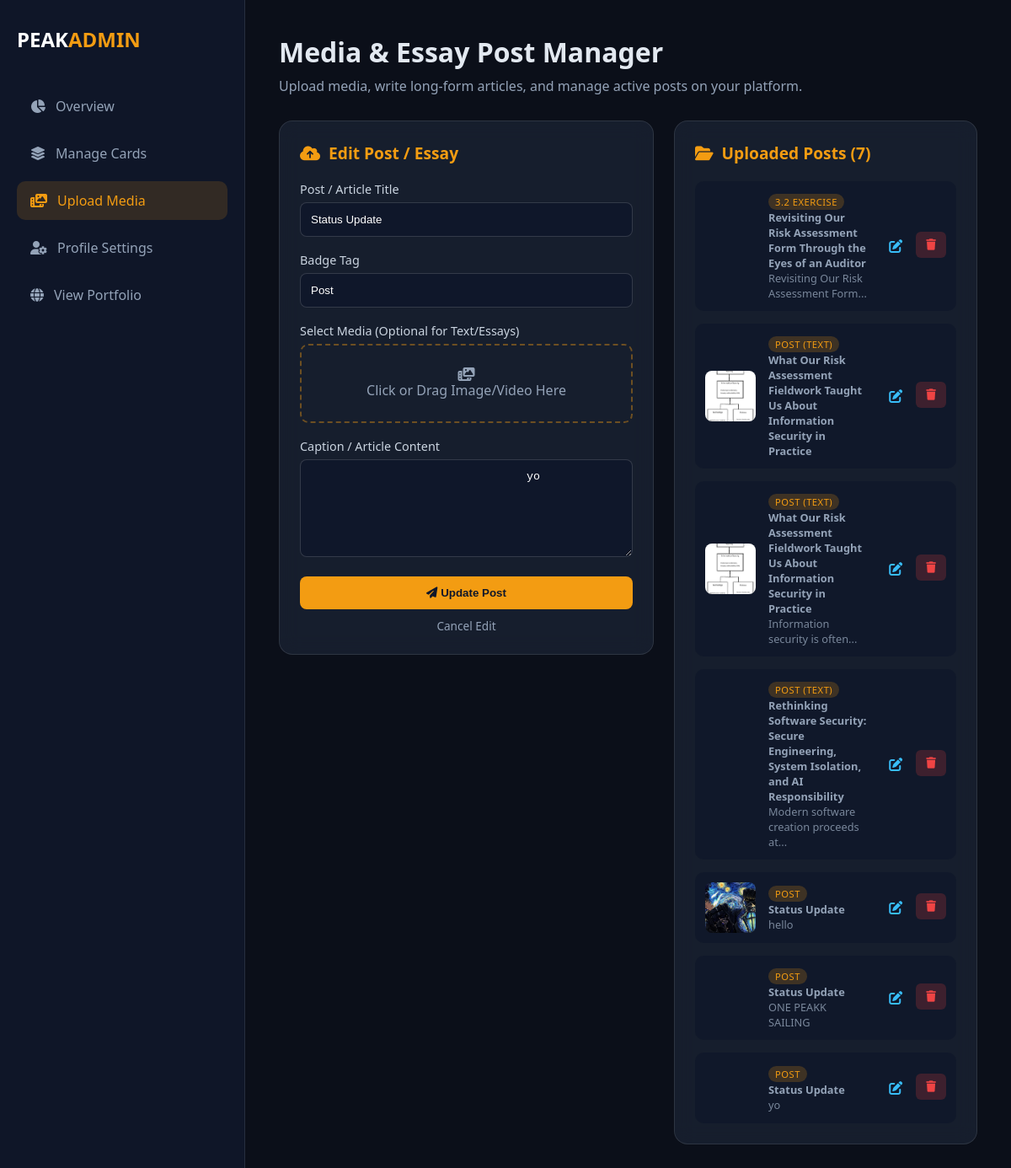
The app's page /dashboard/post?edit_id=1 (signed in) with its own data.
### app.py (models this page shows)
class MediaUpload(db.Model):
    id = db.Column(db.Integer, primary_key=True)
    title = db.Column(db.String(100), nullable=True)
    caption = db.Column(db.Text, nullable=True)
    badge = db.Column(db.String(50), default="Featured")
    filename = db.Column(db.String(255), nullable=True)
    media_type = db.Column(db.String(10), nullable=True)
    created_at = db.Column(db.DateTime, default=datetime.utcnow)

### app.py (the view)
@app.route('/dashboard/post')
@login_required
def dashboard_post():
    edit_id = request.args.get('edit_id', type=int)
    edit_post = MediaUpload.query.get(edit_id) if edit_id else None
    uploads = MediaUpload.query.order_by(MediaUpload.id.desc()).all()
    return render_template('dashboard_post.html', uploads=uploads, edit_post=edit_post)

### app.py (called while the page is built)
@login_manager.user_loader
def load_user(user_id):
    return db.session.get(User, int(user_id))

### templates/dashboard_post.html (shortened to what this page needs)
<!DOCTYPE html>
<html lang="en">
<head>
    <link rel="stylesheet" href="https://cdnjs.cloudflare.com/ajax/libs/font-awesome/6.4.0/css/all.min.css">
    <link rel="stylesheet" href="{{ url_for('static', filename='css/dashboard.css') }}">
</head>
<body class="dashboard-body">
    <div class="dashboard-container">
        <aside class="dashboard-sidebar">
            <div class="brand">
                <h2>PEAK<span>ADMIN</span></h2>
            </div>
            <nav class="dash-nav">
                <a href="{{ url_for('dashboard') }}">
                    <i class="fa-solid fa-chart-pie"></i> Overview
                </a>
                <a href="{{ url_for('dashboard_cards') }}">
                    <i class="fa-solid fa-layer-group"></i> Manage Cards
                </a>
                <a href="{{ url_for('dashboard_post') }}" class="active">
                    <i class="fa-solid fa-photo-film"></i> Upload Media
                </a>
                <a href="{{ url_for('dashboard_profile_page') }}">
                    <i class="fa-solid fa-user-gear"></i> Profile Settings
                </a>
                <a href="{{ url_for('home') }}">
                    <i class="fa-solid fa-globe"></i> View Portfolio
                </a>
            </nav>
        </aside>
        <main class="dashboard-content">
            <header class="dash-header">
                <h1>Media & Essay Post Manager</h1>
                <p>Upload media, write long-form articles, and manage active posts on your platform.</p>
            </header>
            <div class="dash-grid">
                <div class="dash-card">
                    <h3>
                        <i class="fa-solid fa-cloud-arrow-up"></i>
                        {% if edit_post %}Edit Post / Essay{% else %}New Media or Essay Post{% endif %}
                    </h3>
                    <form action="{% if edit_post %}{{ url_for('update_media', upload_id=edit_post.id) }}{% else %}{{ url_for('upload_media') }}{% endif %}"
                          method="POST"
                          enctype="multipart/form-data"
                          class="dash-form">
                        <div class="form-group">
                            <label for="title">Post / Article Title</label>
                            <input type="text" id="title" name="title" class="form-control"
                                   placeholder="e.g. Rethinking Software Security..."
                                   value="{{ edit_post.title if edit_post else '' }}">
                        </div>
                        <div class="form-group">
                            <label for="badge">Badge Tag</label>
                            <input type="text" id="badge" name="badge" class="form-control"
                                   placeholder="e.g. POST (TEXT), Article, Essay"
                                   value="{{ edit_post.badge if edit_post else 'POST (TEXT)' }}">
                        </div>
                        <div class="form-group">
                            <label>Select Media (Optional for Text/Essays)</label>
                            <div class="file-upload-wrapper">
                                <div class="file-dummy">
                                    <i class="fa-solid fa-photo-film"></i>
                                    <span id="file-label">Click or Drag Image/Video Here</span>
                                </div>
                            </div>
                        </div>
                        <div class="form-group">
                            <label for="caption_editor">Caption / Article Content</label>
                            <textarea id="caption_editor" name="caption" rows="6">
                                {{ edit_post.caption if edit_post else '' }}
                            </textarea>
                        </div>
                        <div class="form-actions" style="margin-top: 15px;">
                            <button type="submit" class="btn-submit">
                                <i class="fa-solid fa-paper-plane"></i>
                                {% if edit_post %}Update Post{% else %}Post Media{% endif %}
                            </button>
                            {% if edit_post %}
                                <a href="{{ url_for('dashboard_post') }}"
                                   style="display: block; text-align: center; color: #94a3b8; margin-top: 10px; text-decoration: none; font-size: 0.85rem;">
                                    Cancel Edit
                                </a>
                            {% endif %}
                        </div>
                    </form>
                </div>
                <div class="dash-card">
                    <h3><i class="fa-solid fa-folder-open"></i> Uploaded Posts ({{ uploads|length if uploads else 0 }})</h3>
                    <div class="card-list">
                        {% if uploads %}
                            {% for item in uploads %}
                            <div class="card-item">
                                <div class="thumb-box">
                                    {% if item.filename %}
                                        {% if item.media_type == 'image' %}
                                            <img src="{{ url_for('static', filename='uploads/' + item.filename) }}" alt="Media">
                                        {% else %}
                                            <video src="{{ url_for('static', filename='uploads/' + item.filename) }}" muted></video>
                                        {% endif %}
                                    {% else %}
                                        <div style="display: flex; align-items: center; justify-content: center; height: 100%; background: #1e293b; color: #f59e0b;">
                                            <i class="fa-solid fa-file-lines" style="font-size: 1.5rem;"></i>
                                        </div>
                                    {% endif %}
                                </div>
                                <div class="card-info">
                                    <span class="badge">{{ item.badge or item.media_type|upper or 'POST' }}</span>
                                    <p><strong>{{ item.title or 'Untitled Post' }}</strong></p>
                                    <p style="font-size: 0.8rem; opacity: 0.8;">{{ item.caption|striptags|truncate(40) }}</p>
                                </div>
                                <div class="card-actions" style="display: flex; gap: 6px;">
                                    <a href="{{ url_for('dashboard_post', edit_id=item.id) }}" class="btn-edit" title="Edit Post" style="padding: 6px 10px; color: #38bdf8;">
                                        <i class="fa-solid fa-pen-to-square"></i>
                                    </a>
                                    <form action="{{ url_for('delete_media', upload_id=item.id) }}" method="POST" onsubmit="return confirm('Delete this media file?');" style="margin: 0;">
                                        <button type="submit" class="btn-delete" title="Delete Media">
                                            <i class="fa-solid fa-trash"></i>
                                        </button>
                                    </form>
                                </div>
                            </div>
                            {% endfor %}
                        {% else %}
                            <p class="empty-msg">No media uploads found. Use the form to post videos, images, or articles!</p>
                        {% endif %}
                    </div>
                </div>
            </div>
        </main>
    </div>
</body>
</html>

### static/css/dashboard.css (style rules this page uses)
body.dashboard-body { background-color: #0b0f19; color: #e2e8f0; font-family: 'Segoe UI', Tahoma, Geneva, Verdana, sans-serif; margin: 0; padding: 0; }
.dashboard-container { display: flex; min-height: 100vh; }
.dashboard-sidebar { width: 250px; background: rgba(15, 23, 42, 0.95); border-right: 1px solid rgba(255, 255, 255, 0.1); padding: 30px 20px; display: flex; flex-direction: column; }
.dashboard-sidebar .brand h2 { color: #ffffff; font-size: 1.5rem; margin: 0 0 40px 0; }
.dashboard-sidebar .brand span { color: #f39c12; }
.dash-nav a { display: flex; align-items: center; gap: 12px; color: #94a3b8; text-decoration: none; padding: 12px 16px; border-radius: 10px; margin-bottom: 10px; transition: all 0.2s ease; }
.dash-nav a:hover, .dash-nav a.active { background: rgba(243, 156, 18, 0.15); color: #f39c12; }
.dashboard-content { flex: 1; padding: 40px; overflow-y: auto; }
.dash-header { margin-bottom: 30px; }
.dash-header h1 { font-size: 2rem; margin: 0 0 8px 0; }
.dash-header p { color: #94a3b8; margin: 0; }
.dash-grid { display: grid; grid-template-columns: 1fr 1fr; gap: 30px; }
.dash-card { background: rgba(30, 41, 59, 0.6); backdrop-filter: blur(12px); border: 1px solid rgba(255, 255, 255, 0.1); border-radius: 16px; padding: 24px; }
.dash-card h3 { margin: 0 0 20px 0; font-size: 1.2rem; color: #f39c12; display: flex; align-items: center; gap: 10px; }
.dash-form .form-group { margin-bottom: 18px; }
.dash-form label { display: block; margin-bottom: 6px; font-size: 0.9rem; color: #cbd5e1; }
.dash-form input[type="text"], .dash-form textarea { width: 100%; padding: 12px; background: rgba(15, 23, 42, 0.8); border: 1px solid rgba(255, 255, 255, 0.15); border-radius: 8px; color: #ffffff; box-sizing: border-box; }
.file-upload-wrapper { position: relative; height: 90px; border: 2px dashed rgba(243, 156, 18, 0.4); border-radius: 10px; overflow: hidden; }
.file-dummy { display: flex; flex-direction: column; align-items: center; justify-content: center; height: 100%; color: #94a3b8; }
.btn-submit { width: 100%; padding: 12px; background: #f39c12; border: none; border-radius: 8px; color: #0f172a; font-weight: bold; cursor: pointer; transition: background 0.2s; }
.card-list { display: flex; flex-direction: column; gap: 15px; }
.card-item { display: flex; align-items: center; background: rgba(15, 23, 42, 0.7); padding: 12px; border-radius: 10px; gap: 15px; }
.thumb-box { width: 60px; height: 60px; border-radius: 8px; overflow: hidden; flex-shrink: 0; }
.thumb-box img { width: 100%; height: 100%; object-fit: cover; }
.card-info { flex: 1; }
.card-info .badge { font-size: 0.7rem; background: rgba(243, 156, 18, 0.2); color: #f39c12; padding: 2px 8px; border-radius: 12px; }
.card-info p { margin: 0; font-size: 0.8rem; color: #94a3b8; }
.btn-delete { background: rgba(239, 68, 68, 0.2); color: #ef4444; border: none; padding: 8px 12px; border-radius: 6px; cursor: pointer; transition: background 0.2s; }
.thumb-box video { width: 100%; height: 100%; object-fit: cover; border-radius: 8px; }
.card-info .badge { text-transform: uppercase; letter-spacing: 0.5px; }

### templates/dashboard_post.html (style rules this page uses)
.dashboard-content { overflow-x: hidden; width: 100%; box-sizing: border-box; }
.dash-grid { display: grid !important; grid-template-columns: minmax(0, 1fr) 360px !important; gap: 24px !important; align-items: start !important; width: 100% !important; }
.dash-card { min-width: 0 !important; position: relative !important; z-index: 1 !important; }

### records on screen
MediaUpload: title "Status Update", badge "Post", caption "yo", badge "POST"
MediaUpload: badge "3.2 EXERCISE", title "Revisiting Our Risk Assessment Form Through the Eyes of an Auditor", caption "Revisiting Our Risk Assessment Form..."
MediaUpload: filename (picture), badge "POST (TEXT)", title "What Our Risk Assessment Fieldwork Taught Us About Information Security in Practice"
MediaUpload: filename (picture), badge "POST (TEXT)", title "What Our Risk Assessment Fieldwork Taught Us About Information Security in Practice", caption "Information security is often..."
MediaUpload: badge "POST (TEXT)", title "Rethinking Software Security: Secure Engineering, System Isolation, and AI Responsibility", caption "Modern software creation proceeds at..."
MediaUpload: filename (picture), badge "POST", title "Status Update", caption "hello"
MediaUpload: badge "POST", title "Status Update", caption "ONE PEAKK SAILING"

### other values on screen
{{ uploads|length if uploads else 0 }} "7"
